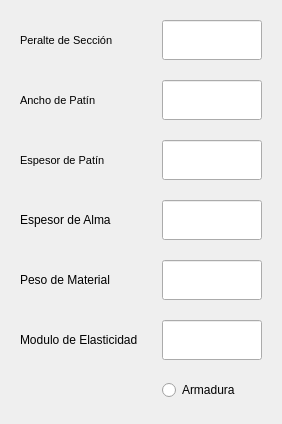
<?xml version="1.0" encoding="UTF-8"?>
<ui version="4.0">
 <class>Form</class>
 <widget class="QWidget" name="Form">
  <property name="geometry">
   <rect>
    <x>0</x>
    <y>0</y>
    <width>282</width>
    <height>424</height>
   </rect>
  </property>
  <property name="windowTitle">
   <string>Form</string>
  </property>
  <layout class="QVBoxLayout" name="verticalLayout">
   <item>
    <widget class="QFrame" name="concrete_group">
     <layout class="QGridLayout" name="gridLayout_2">
      <property name="verticalSpacing">
       <number>20</number>
      </property>
      <item row="5" column="0">
       <widget class="QLabel" name="label_2">
        <property name="text">
         <string>Peso de Material</string>
        </property>
       </widget>
      </item>
      <item row="3" column="1">
       <widget class="QLineEdit" name="input_tf_val">
        <property name="minimumSize">
         <size>
          <width>0</width>
          <height>40</height>
         </size>
        </property>
        <property name="maximumSize">
         <size>
          <width>100</width>
          <height>40</height>
         </size>
        </property>
        <property name="layoutDirection">
         <enum>Qt::RightToLeft</enum>
        </property>
        <property name="inputMethodHints">
         <set>Qt::ImhDigitsOnly|Qt::ImhFormattedNumbersOnly</set>
        </property>
        <property name="text">
         <string/>
        </property>
       </widget>
      </item>
      <item row="4" column="1">
       <widget class="QLineEdit" name="input_tw_val">
        <property name="minimumSize">
         <size>
          <width>0</width>
          <height>40</height>
         </size>
        </property>
        <property name="maximumSize">
         <size>
          <width>100</width>
          <height>16777215</height>
         </size>
        </property>
        <property name="layoutDirection">
         <enum>Qt::RightToLeft</enum>
        </property>
       </widget>
      </item>
      <item row="7" column="1">
       <widget class="QRadioButton" name="input_armour_val">
        <property name="text">
         <string>Armadura</string>
        </property>
       </widget>
      </item>
      <item row="3" column="0">
       <widget class="QLabel" name="lab_con_anc">
        <property name="font">
         <font>
          <pointsize>8</pointsize>
          <weight>50</weight>
          <bold>false</bold>
         </font>
        </property>
        <property name="text">
         <string>Espesor de Patín</string>
        </property>
       </widget>
      </item>
      <item row="6" column="1">
       <widget class="QLineEdit" name="input_e_val">
        <property name="minimumSize">
         <size>
          <width>0</width>
          <height>40</height>
         </size>
        </property>
        <property name="maximumSize">
         <size>
          <width>100</width>
          <height>16777215</height>
         </size>
        </property>
        <property name="layoutDirection">
         <enum>Qt::RightToLeft</enum>
        </property>
       </widget>
      </item>
      <item row="6" column="0">
       <widget class="QLabel" name="label_3">
        <property name="text">
         <string>Modulo de Elasticidad</string>
        </property>
       </widget>
      </item>
      <item row="4" column="0">
       <widget class="QLabel" name="label">
        <property name="text">
         <string>Espesor de Alma</string>
        </property>
       </widget>
      </item>
      <item row="5" column="1">
       <widget class="QLineEdit" name="input_pmat_val">
        <property name="minimumSize">
         <size>
          <width>0</width>
          <height>40</height>
         </size>
        </property>
        <property name="maximumSize">
         <size>
          <width>100</width>
          <height>16777215</height>
         </size>
        </property>
        <property name="layoutDirection">
         <enum>Qt::RightToLeft</enum>
        </property>
       </widget>
      </item>
      <item row="1" column="0">
       <widget class="QLabel" name="lab_zap_anch">
        <property name="font">
         <font>
          <pointsize>8</pointsize>
          <weight>50</weight>
          <bold>false</bold>
         </font>
        </property>
        <property name="text">
         <string>Peralte de Sección</string>
        </property>
       </widget>
      </item>
      <item row="2" column="1">
       <widget class="QLineEdit" name="input_bf_val">
        <property name="minimumSize">
         <size>
          <width>0</width>
          <height>40</height>
         </size>
        </property>
        <property name="maximumSize">
         <size>
          <width>100</width>
          <height>40</height>
         </size>
        </property>
        <property name="layoutDirection">
         <enum>Qt::RightToLeft</enum>
        </property>
        <property name="inputMethodHints">
         <set>Qt::ImhDigitsOnly|Qt::ImhFormattedNumbersOnly</set>
        </property>
       </widget>
      </item>
      <item row="1" column="1">
       <widget class="QLineEdit" name="input_d_val">
        <property name="minimumSize">
         <size>
          <width>0</width>
          <height>40</height>
         </size>
        </property>
        <property name="maximumSize">
         <size>
          <width>100</width>
          <height>40</height>
         </size>
        </property>
        <property name="layoutDirection">
         <enum>Qt::LeftToRight</enum>
        </property>
        <property name="inputMethodHints">
         <set>Qt::ImhDigitsOnly|Qt::ImhFormattedNumbersOnly</set>
        </property>
       </widget>
      </item>
      <item row="2" column="0">
       <widget class="QLabel" name="lab_zap_alt">
        <property name="font">
         <font>
          <pointsize>8</pointsize>
          <weight>50</weight>
          <bold>false</bold>
         </font>
        </property>
        <property name="text">
         <string>Ancho de Patín</string>
        </property>
       </widget>
      </item>
     </layout>
    </widget>
   </item>
  </layout>
 </widget>
 <resources/>
 <connections/>
</ui>
